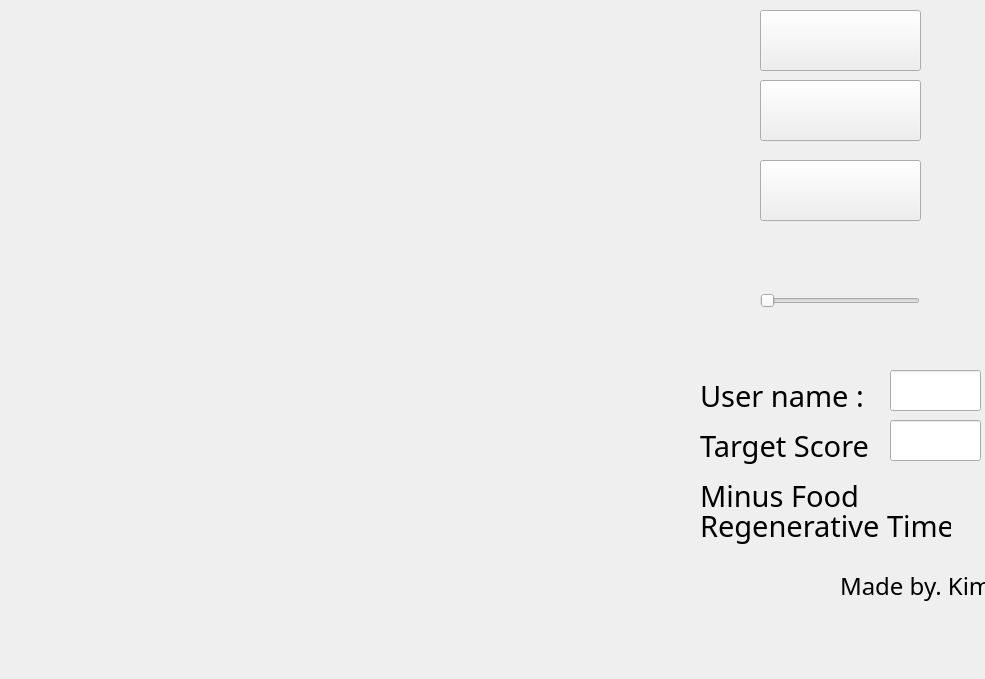
<?xml version="1.0" encoding="UTF-8"?>
<ui version="4.0">
 <class>Widget</class>
 <widget class="QWidget" name="Widget">
  <property name="geometry">
   <rect>
    <x>0</x>
    <y>0</y>
    <width>985</width>
    <height>679</height>
   </rect>
  </property>
  <property name="windowTitle">
   <string>Widget</string>
  </property>
  <widget class="QPushButton" name="resetbot">
   <property name="geometry">
    <rect>
     <x>760</x>
     <y>160</y>
     <width>161</width>
     <height>61</height>
    </rect>
   </property>
   <property name="font">
    <font>
     <family>Sitka Heading Semibold</family>
     <bold>true</bold>
    </font>
   </property>
   <property name="text">
    <string/>
   </property>
  </widget>
  <widget class="QSlider" name="horizontalSlider">
   <property name="geometry">
    <rect>
     <x>760</x>
     <y>290</y>
     <width>160</width>
     <height>22</height>
    </rect>
   </property>
   <property name="minimum">
    <number>10</number>
   </property>
   <property name="orientation">
    <enum>Qt::Horizontal</enum>
   </property>
  </widget>
  <widget class="QLabel" name="label_2">
   <property name="geometry">
    <rect>
     <x>710</x>
     <y>200</y>
     <width>211</width>
     <height>91</height>
    </rect>
   </property>
   <property name="text">
    <string/>
   </property>
  </widget>
  <widget class="QPushButton" name="startbot">
   <property name="geometry">
    <rect>
     <x>760</x>
     <y>80</y>
     <width>161</width>
     <height>61</height>
    </rect>
   </property>
   <property name="font">
    <font>
     <family>Sitka Heading Semibold</family>
     <bold>true</bold>
    </font>
   </property>
   <property name="text">
    <string/>
   </property>
  </widget>
  <widget class="QWidget" name="verticalLayoutWidget">
   <property name="geometry">
    <rect>
     <x>60</x>
     <y>70</y>
     <width>491</width>
     <height>491</height>
    </rect>
   </property>
   <layout class="QVBoxLayout" name="verticalLayout"/>
  </widget>
  <widget class="QLabel" name="label">
   <property name="geometry">
    <rect>
     <x>710</x>
     <y>310</y>
     <width>151</width>
     <height>51</height>
    </rect>
   </property>
   <property name="text">
    <string/>
   </property>
  </widget>
  <widget class="QLabel" name="label_3">
   <property name="geometry">
    <rect>
     <x>830</x>
     <y>230</y>
     <width>161</width>
     <height>31</height>
    </rect>
   </property>
   <property name="text">
    <string/>
   </property>
  </widget>
  <widget class="QLabel" name="label_4">
   <property name="geometry">
    <rect>
     <x>700</x>
     <y>500</y>
     <width>251</width>
     <height>51</height>
    </rect>
   </property>
   <property name="font">
    <font>
     <family>Swis721 BdCnOul BT</family>
     <pointsize>22</pointsize>
    </font>
   </property>
   <property name="text">
    <string>Regenerative Time :</string>
   </property>
  </widget>
  <widget class="QLabel" name="countnumber">
   <property name="geometry">
    <rect>
     <x>940</x>
     <y>510</y>
     <width>31</width>
     <height>31</height>
    </rect>
   </property>
   <property name="text">
    <string/>
   </property>
  </widget>
  <widget class="QLineEdit" name="lineEdit">
   <property name="geometry">
    <rect>
     <x>890</x>
     <y>420</y>
     <width>91</width>
     <height>41</height>
    </rect>
   </property>
   <property name="font">
    <font>
     <family>VeriBest BC</family>
     <pointsize>24</pointsize>
    </font>
   </property>
   <property name="text">
    <string/>
   </property>
  </widget>
  <widget class="QLabel" name="label_5">
   <property name="geometry">
    <rect>
     <x>700</x>
     <y>420</y>
     <width>181</width>
     <height>51</height>
    </rect>
   </property>
   <property name="font">
    <font>
     <family>Technic</family>
     <pointsize>22</pointsize>
    </font>
   </property>
   <property name="text">
    <string>Target Score</string>
   </property>
  </widget>
  <widget class="QLabel" name="label_6">
   <property name="geometry">
    <rect>
     <x>700</x>
     <y>470</y>
     <width>171</width>
     <height>51</height>
    </rect>
   </property>
   <property name="font">
    <font>
     <family>Swis721 BdCnOul BT</family>
     <pointsize>22</pointsize>
    </font>
   </property>
   <property name="text">
    <string>Minus Food</string>
   </property>
  </widget>
  <widget class="QLabel" name="label_7">
   <property name="geometry">
    <rect>
     <x>840</x>
     <y>560</y>
     <width>221</width>
     <height>51</height>
    </rect>
   </property>
   <property name="font">
    <font>
     <family>Stylus BT</family>
     <pointsize>18</pointsize>
    </font>
   </property>
   <property name="text">
    <string>Made by. Kim</string>
   </property>
  </widget>
  <widget class="QPushButton" name="help">
   <property name="geometry">
    <rect>
     <x>760</x>
     <y>10</y>
     <width>161</width>
     <height>61</height>
    </rect>
   </property>
   <property name="font">
    <font>
     <family>Sitka Heading Semibold</family>
     <bold>true</bold>
    </font>
   </property>
   <property name="text">
    <string/>
   </property>
  </widget>
  <widget class="QLabel" name="label_8">
   <property name="geometry">
    <rect>
     <x>700</x>
     <y>370</y>
     <width>181</width>
     <height>51</height>
    </rect>
   </property>
   <property name="font">
    <font>
     <family>Technic</family>
     <pointsize>22</pointsize>
    </font>
   </property>
   <property name="text">
    <string>User name :</string>
   </property>
  </widget>
  <widget class="QLineEdit" name="name">
   <property name="geometry">
    <rect>
     <x>890</x>
     <y>370</y>
     <width>91</width>
     <height>41</height>
    </rect>
   </property>
   <property name="font">
    <font>
     <family>VeriBest BC</family>
     <pointsize>24</pointsize>
    </font>
   </property>
   <property name="text">
    <string/>
   </property>
  </widget>
  <widget class="QLabel" name="namelabel">
   <property name="geometry">
    <rect>
     <x>450</x>
     <y>195</y>
     <width>241</width>
     <height>241</height>
    </rect>
   </property>
   <property name="text">
    <string/>
   </property>
  </widget>
 </widget>
 <resources/>
 <connections/>
</ui>
